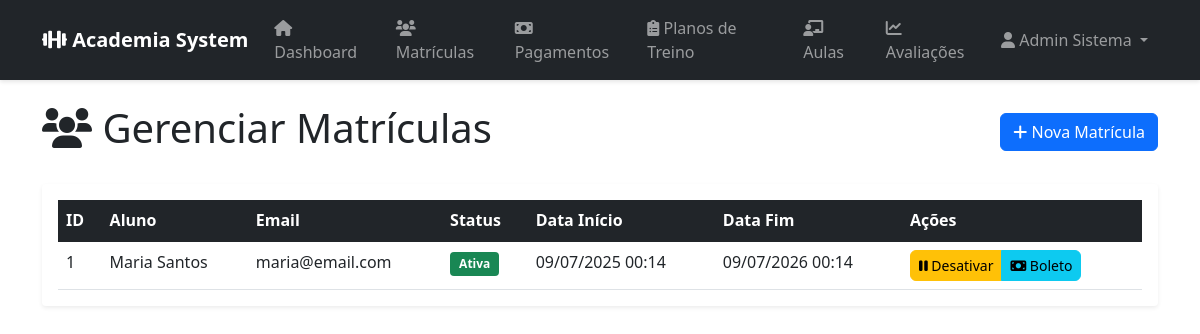
/matricula (signed in), run on the app's committed database.
### tables this page shows
CREATE TABLE aluno (
    CPF VARCHAR(11) NOT NULL PRIMARY KEY,
    AL_Nome VARCHAR(50) NOT NULL,
    AL_Dt_Nasc DATE NOT NULL,
    AL_Endereco VARCHAR(100) NULL,
    AL_Num_Contato VARCHAR(11) NULL,
    AL_Email VARCHAR(50) NOT NULL,
    AL_Senha VARCHAR(255) NOT NULL,
    ID_Matricula INT(11) NULL,
    FOREIGN KEY (ID_Matricula) REFERENCES matricula(ID_Matricula)
);

CREATE TABLE matricula (
    ID_Matricula INT(11) NOT NULL PRIMARY KEY,
    M_Status TINYINT(4) NULL DEFAULT 1,
    Dt_Inicio DATETIME NULL DEFAULT CURRENT_TIMESTAMP,
    Dt_Fim DATETIME NULL
);

### app/controllers/MatriculaController.php (called while the page is built, shortened)
<?php
require_once BASE_PATH . '/app/models/Matricula.php';
class MatriculaController {
    public function index() {
        $matriculaModel = new Matricula();
        $matriculas = $matriculaModel->getAll();
        include BASE_PATH . '/app/views/matricula/index.php';
    }
}
?>

### app/models/Matricula.php (called while the page is built, shortened)
<?php
class Matricula {
    private $conn;
    public function __construct() {
        $database = new Database();
        $this->conn = $database->getConnection();
    }
    public function getAll() {
        $query = "SELECT m.*, a.AL_Nome as aluno_nome, a.AL_Email as aluno_email
                  FROM matricula m
                  LEFT JOIN aluno a ON m.ID_Matricula = a.ID_Matricula
                  ORDER BY m.Dt_Inicio DESC";
        $stmt = $this->conn->prepare($query);
        $stmt->execute();
        return $stmt->fetchAll(PDO::FETCH_ASSOC);
    }
}
?>

### config/database.php (called while the page is built, shortened)
<?php
class Database {
    private $host;
    private $db_name = 'academiabd';
    private $username = 'academia_user';
    private $password = 'academia_pass';
    public function __construct() {
        $this->host = (file_exists('/.dockerenv') || gethostbyname('db') !== 'db') ? 'db' : 'localhost';
    }
    public function getConnection() {
        $this->conn = null;
        try {
            $this->conn = new PDO(
                "mysql:host=" . $this->host . ";dbname=" . $this->db_name,
                $this->username,
                $this->password
            );
            $this->conn->setAttribute(PDO::ATTR_ERRMODE, PDO::ERRMODE_EXCEPTION);
            $this->conn->exec("set names utf8");
        } catch(PDOException $exception) {
            error_log("Database connection error: " . $exception->getMessage());
            return null;
        }
        return $this->conn;
    }
}
?>

### app/views/matricula/index.php (the view, shortened to what this page needs)
<div class="row">
    <div class="col-12">
        <div class="d-flex justify-content-between align-items-center mb-4">
            <h1><i class="fas fa-users"></i> Gerenciar Matrículas</h1>
            <a href="<?php echo BASE_URL; ?>matricula/create" class="btn btn-primary">
                <i class="fas fa-plus"></i> Nova Matrícula
            </a>
        </div>
    </div>
</div>
<div class="card">
    <div class="card-body">
        <?php if (!empty($matriculas)): ?>
            <div class="table-responsive">
                <table class="table table-hover">
                    <thead class="table-dark">
                        <tr>
                            <th>ID</th>
                            <th>Aluno</th>
                            <th>Email</th>
                            <th>Status</th>
                            <th>Data Início</th>
                            <th>Data Fim</th>
                            <th>Ações</th>
                        </tr>
                    </thead>
                    <tbody>
                        <?php foreach ($matriculas as $matricula): ?>
                        <tr>
                            <td><?php echo $matricula['ID_Matricula']; ?></td>
                            <td><?php echo $matricula['aluno_nome'] ?? 'N/A'; ?></td>
                            <td><?php echo $matricula['aluno_email'] ?? 'N/A'; ?></td>
                            <td>
                                <?php if ($matricula['M_Status'] == 1): ?>
                                    <span class="badge bg-success">Ativa</span>
                                <?php else: ?>
                                    <span class="badge bg-danger">Inativa</span>
                                <?php endif; ?>
                            </td>
                            <td><?php echo date('d/m/Y H:i', strtotime($matricula['Dt_Inicio'])); ?></td>
                            <td><?php echo $matricula['Dt_Fim'] ? date('d/m/Y H:i', strtotime($matricula['Dt_Fim'])) : 'Indefinido'; ?></td>
                            <td>
                                <div class="btn-group" role="group">
                                    <a href="<?php echo BASE_URL; ?>matricula/toggleStatus/<?php echo $matricula['ID_Matricula']; ?>"
                                       class="btn btn-sm <?php echo $matricula['M_Status'] == 1 ? 'btn-warning' : 'btn-success'; ?>"
                                       onclick="return confirm('Tem certeza que deseja alterar o status desta matrícula?')">
                                        <i class="fas <?php echo $matricula['M_Status'] == 1 ? 'fa-pause' : 'fa-play'; ?>"></i>
                                        <?php echo $matricula['M_Status'] == 1 ? 'Desativar' : 'Ativar'; ?>
                                    </a>
                                    <a href="<?php echo BASE_URL; ?>boleto/create/<?php echo $matricula['ID_Matricula']; ?>"
                                       class="btn btn-sm btn-info">
                                        <i class="fas fa-money-bill"></i> Boleto
                                    </a>
                                </div>
                            </td>
                        </tr>
                        <?php endforeach; ?>
                    </tbody>
                </table>
            </div>
        <?php endif; ?>
    </div>
</div>
<?php
include BASE_PATH . '/app/views/layout.php';
?>

### public/assets/css/custom.css (style rules this page uses)
body { font-family: 'Segoe UI', Tahoma, Geneva, Verdana, sans-serif; }
.card { border: none; box-shadow: 0 0.125rem 0.25rem rgba(0, 0, 0, 0.075); transition: all 0.3s ease; }
.btn { border-radius: 6px; transition: all 0.3s ease; }
.table { margin-bottom: 0; }
.badge { font-size: 0.75em; padding: 0.5em 0.75em; }

### data on the page
aluno: ID_Matricula.ID_Matricula "1", AL_Nome "Maria Santos", AL_Email "maria@email.com", ID_Matricula.Dt_Inicio "09/07/2025 00:14", ID_Matricula.Dt_Fim "09/07/2026 00:14"

### other printed values
$_SESSION['user_name'] "Admin Sistema"
